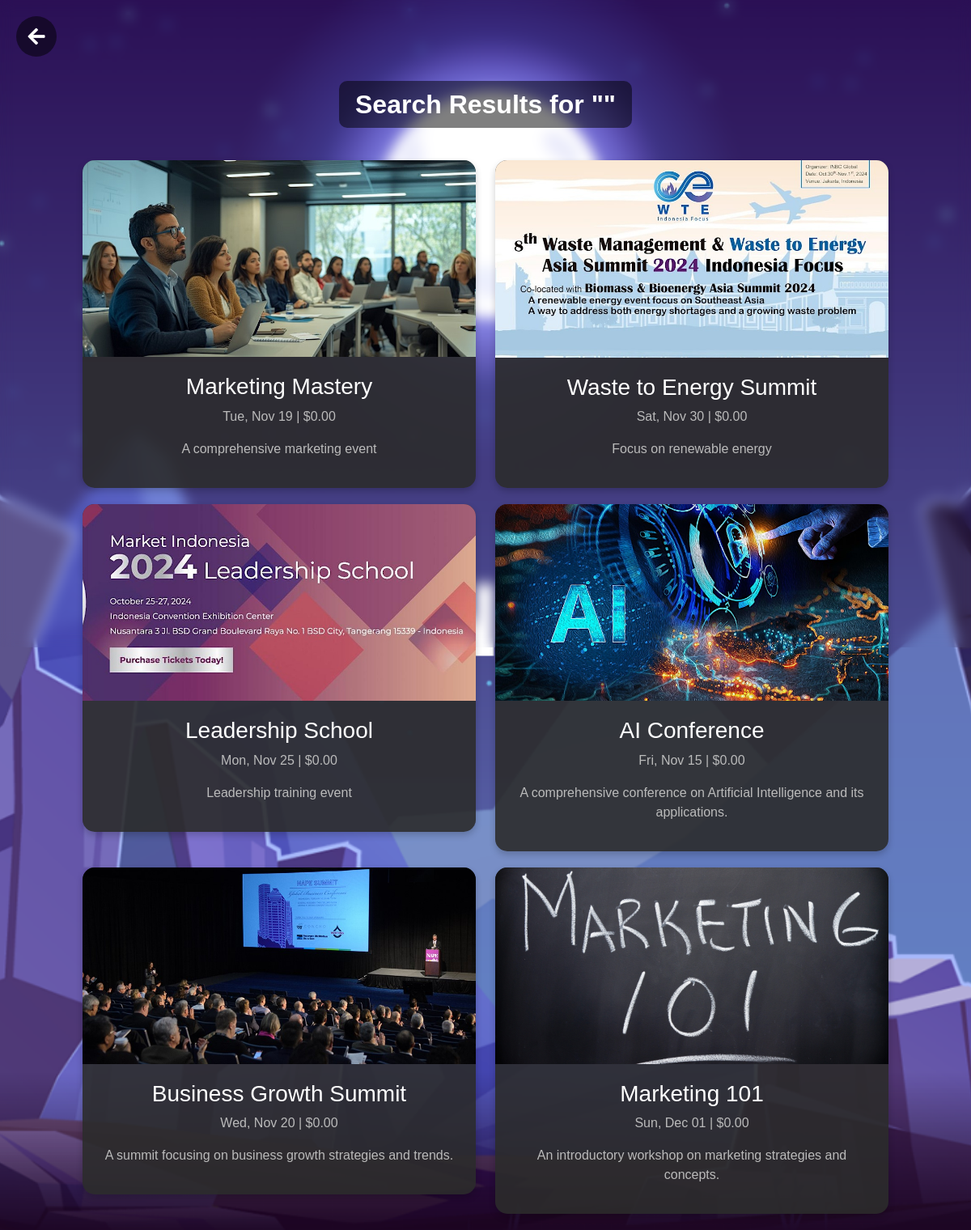
Screenshot of /search.php with the database file from the repository.
### tables this page shows
CREATE TABLE `events` (
  `id` int(11) NOT NULL,
  `title` varchar(255) NOT NULL,
  `description` text DEFAULT NULL,
  `date` date DEFAULT NULL,
  `time` time DEFAULT NULL,
  `location` varchar(255) DEFAULT NULL,
  `price` decimal(10,2) DEFAULT NULL,
  `image` varchar(255) DEFAULT NULL,
  `max_participants` int(11) NOT NULL,
  `current_participants` int(11) DEFAULT 0,
  `status` varchar(50) NOT NULL DEFAULT 'Open',
  `total_tickets` int(11) DEFAULT NULL
);

### search.php (the view, shortened to what this page needs)
<?php
include 'database.php';
$search_query = isset($_GET['query']) ? $_GET['query'] : '';
$sql = "SELECT * FROM events WHERE title LIKE ? OR description LIKE ?";
$stmt = $conn->prepare($sql);
$search_term = "%" . $search_query . "%";
$stmt->bind_param('ss', $search_term, $search_term);
$stmt->execute();
$result = $stmt->get_result();
?>
<!DOCTYPE html>
<html lang="en">
<head>
    <link href="https://cdn.jsdelivr.net/npm/bootstrap@5.1.3/dist/css/bootstrap.min.css" rel="stylesheet">
    <link rel="stylesheet" href="https://cdnjs.cloudflare.com/ajax/libs/font-awesome/5.15.3/css/all.min.css">
</head>
<body>
    <a href="index.php" class="back-arrow">
        <i class="fas fa-arrow-left"></i>
    </a>
    <div class="blur-background"></div>
    <div class="container-wrap">
        <h1>Search Results for "<?php echo htmlspecialchars($search_query); ?>"</h1>
        <div class="row">
            <?php
            if ($result->num_rows > 0) {
                while ($row = $result->fetch_assoc()) {
                    echo '<div class="col-md-6 col-lg-5">';
                    echo '<div class="event-card" onclick="showRegisterAlert(\'' . addslashes($row["title"]) . '\')">';
                    echo '<img src="' . $row["image"] . '" class="d-block w-100" alt="' . $row["title"] . '">';
                    echo '<div class="event-info">';
                    echo '<h3>' . $row["title"] . '</h3>';
                    echo '<p>' . date('D, M d', strtotime($row["date"])) . ' | $' . number_format($row["price"], 2) . '</p>';
                    echo '<p>' . $row["description"] . '</p>';
                    echo '</div>';
                    echo '</div>';
                    echo '</div>';
                }
            } else {
                echo '<p>No events found.</p>';
            }
            ?>
        </div>
    </div>
</body>
</html>

### search.php (style rules this page uses)
body { height: 100vh; font-family: 'Poppins', sans-serif; background: url('images/background_login.png') no-repeat center center fixed; background-size: cover; color: white; overflow-x: hidden; position: relative; }
.blur-background { backdrop-filter: blur(8px); width: 100%; height: 100%; position: absolute; top: 0; left: 0; z-index: 1; }
.back-arrow { position: absolute; top: 20px; left: 20px; display: flex; justify-content: center; align-items: center; width: 50px; height: 50px; background-color: rgba(0, 0, 0, 0.5); border-radius: 50%; cursor: pointer; z-index: 3; border: none; outline: none; text-decoration: none; }
.back-arrow i { color: white; font-size: 24px; }
.container-wrap { width: 100%; padding-top: 100px; text-align: center; position: relative; z-index: 2; }
h1 { font-size: 2rem; font-weight: 600; margin-bottom: 40px; background-color: rgba(0, 0, 0, 0.5); display: inline-block; padding: 10px 20px; border-radius: 10px; }
.event-card { background-color: rgba(44, 44, 44, 0.9); border-radius: 15px; overflow: hidden; box-shadow: 0 4px 8px rgba(0, 0, 0, 0.2); transition: all 0.3s ease-in-out; margin-bottom: 20px; cursor: pointer; }
.event-card img { width: 100%; height: auto; }
.event-info { padding: 20px; }
.event-info h3 { color: #fff; }
.event-info p { color: #bbb; }
.row { display: flex; justify-content: center; }

### rows the page displays
events: image (picture), title "Marketing Mastery", date "Tue, Nov 19", price "0.00", description "A comprehensive marketing event"
events: image (picture), title "Waste to Energy Summit", date "Sat, Nov 30", price "0.00", description "Focus on renewable energy"
events: image (picture), title "Leadership School", date "Mon, Nov 25", price "0.00", description "Leadership training event"
events: image (picture), title "AI Conference", date "Fri, Nov 15", price "0.00", description "A comprehensive conference on Artificial Intelligence and its applications."
events: image (picture), title "Business Growth Summit", date "Wed, Nov 20", price "0.00", description "A summit focusing on business growth strategies and trends."
events: image (picture), title "Marketing 101", date "Sun, Dec 01", price "0.00", description "An introductory workshop on marketing strategies and concepts."
